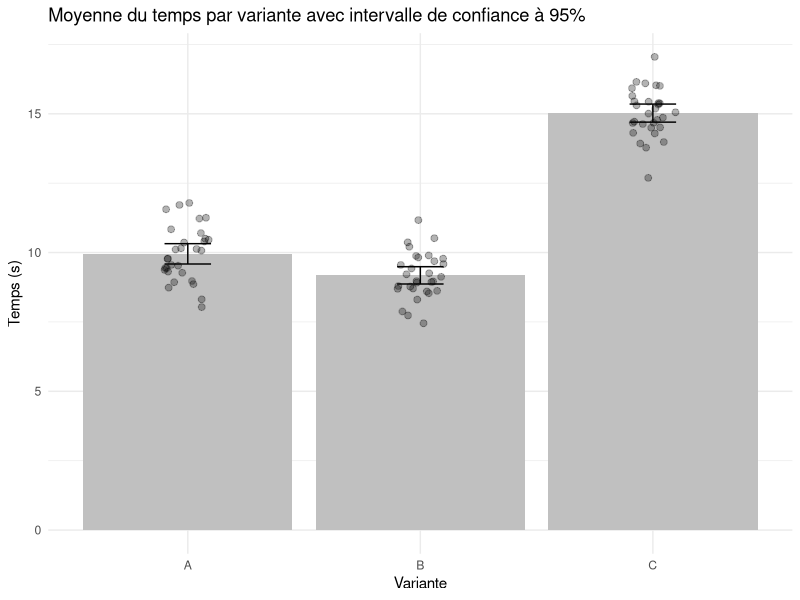
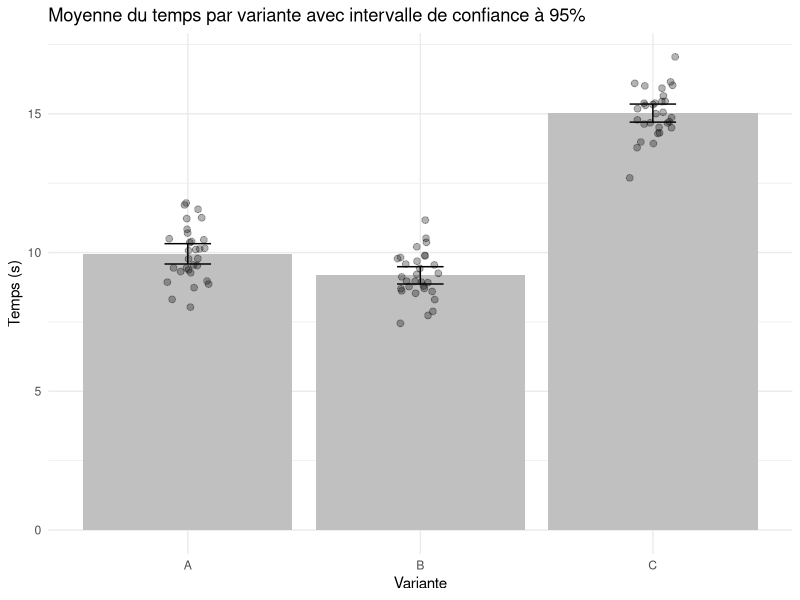

Reproduce these figures in R, in order.
library(tidyverse)

# Création du dataframe
set.seed(123) # Pour la reproductibilité
data <- tibble(
  variante = rep(c("A", "B", "C"), each = 30),
  temps = c(rnorm(30, mean = 10, sd = 1),
            rnorm(30, mean = 9, sd = 1),
            rnorm(30, mean = 15, sd = 1))
)

# Calcul des statistiques
data_summary <- data %>%
  group_by(variante) %>%
  summarize(
    moyenne = mean(temps),
    lower = t.test(temps)$conf.int[1],
    upper = t.test(temps)$conf.int[2]
  )

# Création du graphique
ggplot() +
  # Barres pour la moyenne
  geom_col(data = data_summary,
           aes(x = variante, y = moyenne),
           fill = "#c0c0c0") +

  # Barres d'erreur pour l'intervalle de confiance
  geom_errorbar(data = data_summary,
                aes(x = variante, ymin = lower, ymax = upper),
                width = 0.2) +

  # Points individuels
  geom_jitter(data = data,
              aes(x = variante, y = temps),
              fill = "black", colour = "black",
              width = 0.1, height = 0,
              alpha = 0.3, size = 2) +

  # Personnalisation du graphique
  labs(title = "Moyenne du temps par variante avec intervalle de confiance à 95%",
       x = "Variante",
       y = "Temps (s)") +
  theme_minimal()

ggsave("/tmp/example.png", bg="#ffffff", width=16, height=9, dpi=100)
